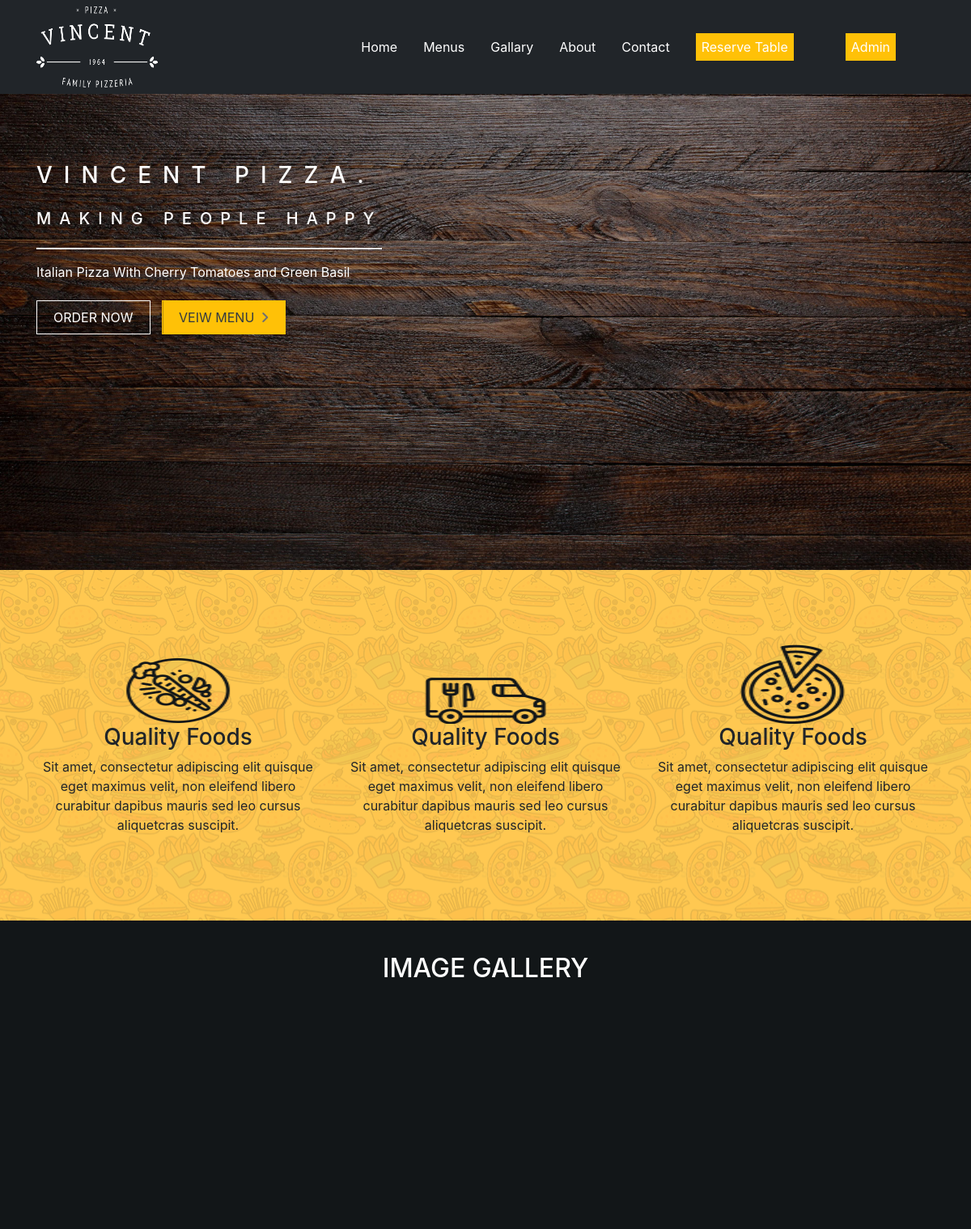
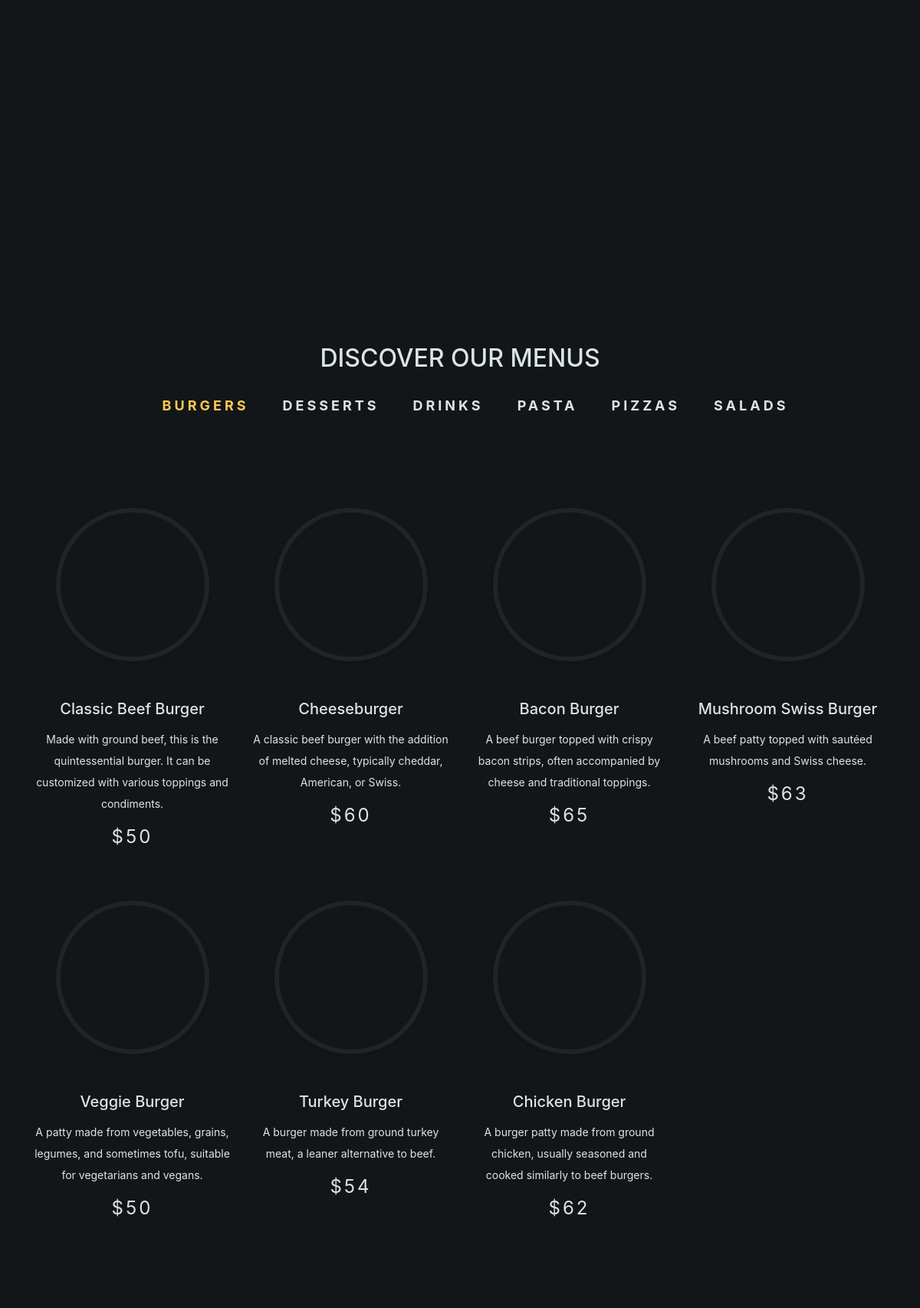
The page / (upper part) on the database its author committed (2 pictures, top to bottom).
### tables this page shows
CREATE TABLE `images` (
  `imge_id` int(11) NOT NULL,
  `imge_name` varchar(255) NOT NULL,
  `image` varchar(255) NOT NULL
);

CREATE TABLE `menu_categories` (
  `category_id` int(11) NOT NULL,
  `category_name` varchar(255) NOT NULL
);

CREATE TABLE `menus` (
  `menu_id` int(11) NOT NULL,
  `menu_name` varchar(255) NOT NULL,
  `menu_description` text NOT NULL,
  `price` float NOT NULL,
  `menu_image` varchar(255) NOT NULL,
  `category_id` int(11) NOT NULL
);

### index.php (the view, shortened to what this page needs)
<?php
    include_once("includes/header.php");
    include_once("includes/navbar.php");
    global $con;
?>
<link rel="stylesheet" href="css/home_footer.css">
    <div class="part1 ">
      <div class="container homesec1">
        <div class="div1">
          <h3 class="header2 pb-3">VINCENT PIZZA.</h3>
          <h5 class="header3 pb-3">MAKING PEOPLE HAPPY</h5>
        </div>
        <p class="pb-3 pt-3">Italian Pizza With Cherry Tomatoes and Green Basil</p>
        <a class="link1" href="chioce_items.php" style=" text-decoration: none;">ORDER NOW</a>
        <a class="link2" href="#" style=" text-decoration: none;">VEIW MENU<i class="fas fa-angle-right pl-2"></i></a>
      </div>
    </div>
  <div class="sec2">
    <div class="container">
      <div class="row">
        <div class="col-md-4">
          <div class="qualityfood">
            <img src="img/quality_food_img.png" alt="">
            <h3> Quality Foods</h3>
            <p> Sit amet, consectetur adipiscing elit quisque eget maximus velit,
              non eleifend libero curabitur dapibus mauris sed leo cursus aliquetcras suscipit.
            </p>
          </div>
        </div>
        <div class="col-md-4">
          <div class="qualityfood">
            <img src="img/fast_delivery_img.png" alt="">
            <h3> Quality Foods</h3>
            <p> Sit amet, consectetur adipiscing elit quisque eget maximus velit,
              non eleifend libero curabitur dapibus mauris sed leo cursus aliquetcras suscipit.
            </p>
          </div>
        </div>
        <div class="col-md-4">
          <div class="qualityfood">
            <img src="img/original_taste_img.png" alt="">
            <h3> Quality Foods</h3>
            <p> Sit amet, consectetur adipiscing elit quisque eget maximus velit,
              non eleifend libero curabitur dapibus mauris sed leo cursus aliquetcras suscipit.
            </p>
          </div>
        </div>
      </div>
    </div>
  </div>
  <section class="image-gallery" id="gallery"  style="background-color:#121618;color:white;padding-top:40px;">
		<div class="container" >
			<h2 style="text-align: center;margin-bottom: 30px">IMAGE GALLERY</h2>
			<?php
				$stmt_image_gallery = $con->prepare("Select * from images");
                $stmt_image_gallery->execute();
                $rows_image_gallery = $stmt_image_gallery->fetchAll();
                echo "<div class = 'row'>";
	                foreach($rows_image_gallery as $row_image_gallery)
	                {
	                	echo "<div class = 'col-md-4 col-lg-3' style = 'padding: 15px;'>";
	                		?>
	                		<div style = "background-image: url('<?php echo  "admin/".$row_image_gallery['image'] ?>') !important;background-repeat: no-repeat;background-position: 50% 50%;background-size: cover;background-clip: border-box;box-sizing: border-box;overflow: hidden;height: 230px ;">
	                		</div>
	                		<?php
	                	echo "</div>";
	                }
	            echo "</div>";
			?>
		</div>
	</section>
  <section class="our_menus" id="menus">
		<div class="container">
			<h2 style="text-align: center;margin-bottom: 30px">DISCOVER OUR MENUS</h2>
			<div class="menus_tabs">
				<div class="menus_tabs_picker">
					<ul style="text-align: center;margin-bottom: 70px">
						<?php
	                        $stmt = $con->prepare("Select * from menu_categories");
	                        $stmt->execute();
	                        $rows = $stmt->fetchAll();
	                        $x = 0;
	                        foreach($rows as $row)
	                        {
	                        	if($x == 0)
	                        	{
	                        		echo "<li class = 'menu_category_name tab_category_links active_category' onclick=showCategoryMenus(event,'".str_replace(' ', '', $row['category_name'])."')>";
	                        			echo $row['category_name'];
	                        		echo "</li>";
	                        	}
	                        	else
	                        	{
	                        		echo "<li class = 'menu_category_name tab_category_links' onclick=showCategoryMenus(event,'".str_replace(' ', '', $row['category_name'])."')>";
	                        			echo $row['category_name'];
	                        		echo "</li>";
	                        	}
	                        	$x++;
	                        }
						?>
					</ul>
				</div>
				<div class="menus_tab">
					<?php
                        $stmt = $con->prepare("Select * from menu_categories");
                        $stmt->execute();
                        $rows = $stmt->fetchAll();
                        $i = 0;
                        foreach($rows as $row)
                        {
                            if($i == 0)
                            {
                                echo '<div class="menu_item  tab_category_content" id="'.str_replace(' ', '', $row['category_name']).'" style=display:block>';
                                    $stmt_menus = $con->prepare("Select * from menus where category_id = ?");
                                    $stmt_menus->execute(array($row['category_id']));
                                    $rows_menus = $stmt_menus->fetchAll();
                                    echo "<div class='row'>";
	                                    foreach($rows_menus as $menu)
	                                    {
	                                        ?>
	                                            <div class="col-md-4 col-lg-3 menu-column">
	                                                <div class="thumbnail" style="cursor:pointer">
	                                                    <div class="menu-image">
													        <div class="image-preview">
													            <div style="background-image: url('<?php echo"admin/img/img".$menu['menu_image'];; ?>');"></div>
													        </div>
													    </div>
	                                                    <div class="caption">
	                                                        <h5>
	                                                            <?php echo $menu['menu_name'];?>
	                                                        </h5>
	                                                        <p>
	                                                            <?php echo $menu['menu_description']; ?>
	                                                        </p>
	                                                        <span class="menu_price">
	                                                        	<?php echo "$".$menu['price']; ?>
	                                                        </span>
	                                                    </div>
	                                                </div>
	                                            </div>
	                                        <?php
	                                    }
	                                echo "</div>";
                                echo '</div>';
                            }
                            $i++;
                        }
                        echo "</div>";
                    ?>
				</div>
			</div>
		</div>
<?php
    include_once("includes/footer.php");
?>

### css/home.css (style rules this page uses)
body { scroll-behavior: smooth; margin: 0px; }
.thumbnail { display: block; margin-bottom: 20px; line-height: 1.42857143; background-color: #fff; -webkit-transition: border .2s ease-in-out; -o-transition: border .2s ease-in-out; transition: border .2s ease-in-out; text-align: center; background: inherit; }
.our_menus, .image-gallery { color: #dce4e8; padding: 100px 0px; background:#121618; }
.menu_category_name { display: inline-block; cursor: pointer; vertical-align: top; font-size: 18px; line-height: 26px; letter-spacing: 4px; font-weight: 700; text-transform: uppercase; margin: 0 22px; -webkit-transition: all .3s; transition: all .3s; }
.tab_category_content { display: none; }
.active_category { color: #ffc851; }
.menu-image { position: relative; max-width: 200px; margin: 50px auto; }
.menu-image .image-preview { width: 200px; height: 200px; position: relative; border-radius: 100%; border: 6px solid #222227; box-shadow: 0px 2px 4px 0px rgba(0, 0, 0, 0.1); }
.menu-image .image-preview > div { width: 100%; height: 100%; border-radius: 100%; background-size: cover; background-repeat: no-repeat; background-position: center; }
.thumbnail>.caption>p { font-size: 14px; line-height: 28px; margin-top: 14px; }
.menu_price { font-size: 24px; line-height: 26px; letter-spacing: 3px; display: block; }
.part1 { padding-top: 200px; padding-bottom: 300px; background-image: url(../img/home_bg.jpg); background-size: cover; color: white; }
.header2, .header3 { letter-spacing: 0.5em; color: white; }
.div1 { border-bottom: 2px solid white; width: fit-content; }
.link1, .link2 { padding: 10px 20px; border: 1px solid white; margin-right: 10px; text-decoration: none; color: white; }
.link2 { background-color: #ffc107; color: #343a40; border-color:#ffc107; transition: 0.5s; background: linear-gradient(to right,black 50%,#ffc107 50%); background-size: 200% 100%; background-position: right bottom; }
.sec2 { background:url(../img/our_qualities_bg.png); padding:90px 0px; }
.qualityfood { text-align: center; }

### css/home_footer.css (style rules this page uses)
ul { list-style: none; }
img { width: 150px; height: 100px; }
i { color:#707070; }

### rows shown on the page
menu_categories: category_name "BURGERS"
menu_categories: category_name "DESSERTS"
menu_categories: category_name "DRINKS"
menu_categories: category_name "PASTA"
menu_categories: category_name "PIZZAS"
menu_categories: category_name "SALADS"
menus: menu_name "Classic Beef Burger", menu_description "Made with ground beef, this is the quintessential burger. It can be customized with various toppings and condiments.", price "50"
menus: menu_name "Cheeseburger", menu_description "A classic beef burger with the addition of melted cheese, typically cheddar, American, or Swiss.", price "60"
menus: menu_name "Bacon Burger", menu_description "A beef burger topped with crispy bacon strips, often accompanied by cheese and traditional toppings.", price "65"
menus: menu_name "Mushroom Swiss Burger", menu_description "A beef patty topped with sautéed mushrooms and Swiss cheese.", price "63"
menus: menu_name "Veggie Burger", menu_description "A patty made from vegetables, grains, legumes, and sometimes tofu, suitable for vegetarians and vegans.", price "50"
menus: menu_name "Turkey Burger", menu_description "A burger made from ground turkey meat, a leaner alternative to beef.", price "54"
menus: menu_name "Chicken Burger", menu_description "A burger patty made from ground chicken, usually seasoned and cooked similarly to beef burgers.", price "62"
